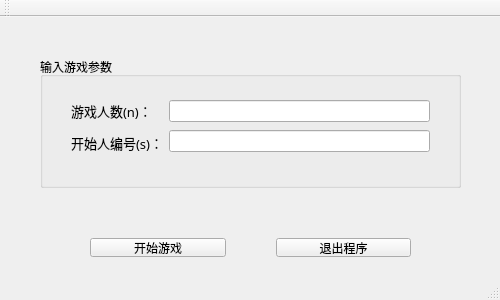
<?xml version="1.0" encoding="UTF-8"?>
<ui version="4.0">
 <class>MainWindow</class>
 <widget class="QMainWindow" name="MainWindow">
  <property name="geometry">
   <rect>
    <x>0</x>
    <y>0</y>
    <width>500</width>
    <height>300</height>
   </rect>
  </property>
  <property name="windowTitle">
   <string>扔骰子游戏</string>
  </property>
  <widget class="QWidget" name="centralWidget">
   <widget class="QWidget" name="horizontalLayoutWidget">
    <property name="geometry">
     <rect>
      <x>40</x>
      <y>210</y>
      <width>421</width>
      <height>41</height>
     </rect>
    </property>
    <layout class="QHBoxLayout" name="horizontalLayout">
     <property name="spacing">
      <number>50</number>
     </property>
     <property name="leftMargin">
      <number>50</number>
     </property>
     <property name="rightMargin">
      <number>50</number>
     </property>
     <item>
      <widget class="QPushButton" name="Button_start">
       <property name="text">
        <string>开始游戏</string>
       </property>
      </widget>
     </item>
     <item>
      <widget class="QPushButton" name="Button_exit">
       <property name="text">
        <string>退出程序</string>
       </property>
      </widget>
     </item>
    </layout>
   </widget>
   <widget class="QGroupBox" name="groupBox">
    <property name="geometry">
     <rect>
      <x>40</x>
      <y>40</y>
      <width>421</width>
      <height>131</height>
     </rect>
    </property>
    <property name="title">
     <string>输入游戏参数</string>
    </property>
    <widget class="QWidget" name="horizontalLayoutWidget_2">
     <property name="geometry">
      <rect>
       <x>20</x>
       <y>30</y>
       <width>381</width>
       <height>80</height>
      </rect>
     </property>
     <layout class="QHBoxLayout" name="horizontalLayout_3">
      <item>
       <layout class="QVBoxLayout" name="verticalLayout_2">
        <item>
         <widget class="QLabel" name="label_n">
          <property name="font">
           <font>
            <family>黑体</family>
            <pointsize>10</pointsize>
           </font>
          </property>
          <property name="text">
           <string>游戏人数(n)：</string>
          </property>
         </widget>
        </item>
        <item>
         <widget class="QLabel" name="label_s">
          <property name="font">
           <font>
            <family>黑体</family>
            <pointsize>10</pointsize>
           </font>
          </property>
          <property name="text">
           <string>开始人编号(s)：</string>
          </property>
         </widget>
        </item>
       </layout>
      </item>
      <item>
       <layout class="QVBoxLayout" name="verticalLayout_3">
        <item>
         <widget class="QLineEdit" name="lineEdit_n">
          <property name="font">
           <font>
            <family>Times New Roman</family>
           </font>
          </property>
          <property name="text">
           <string/>
          </property>
         </widget>
        </item>
        <item>
         <widget class="QLineEdit" name="lineEdit_s">
          <property name="font">
           <font>
            <family>Times New Roman</family>
           </font>
          </property>
         </widget>
        </item>
       </layout>
      </item>
     </layout>
    </widget>
   </widget>
  </widget>
  <widget class="QMenuBar" name="menuBar">
   <property name="geometry">
    <rect>
     <x>0</x>
     <y>0</y>
     <width>500</width>
     <height>26</height>
    </rect>
   </property>
  </widget>
  <widget class="QToolBar" name="mainToolBar">
   <attribute name="toolBarArea">
    <enum>TopToolBarArea</enum>
   </attribute>
   <attribute name="toolBarBreak">
    <bool>false</bool>
   </attribute>
  </widget>
  <widget class="QStatusBar" name="statusBar"/>
 </widget>
 <layoutdefault spacing="6" margin="11"/>
 <resources/>
 <connections/>
</ui>
